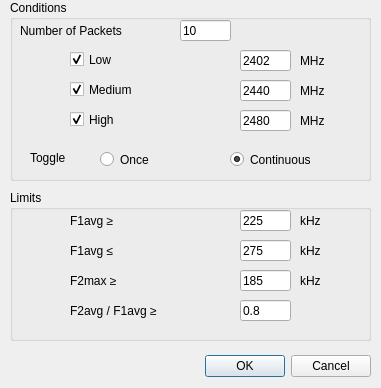
<?xml version="1.0" encoding="UTF-8"?>
<ui version="4.0">
 <class>Setting_ModulationCharacteristic</class>
 <widget class="QDialog" name="Setting_ModulationCharacteristic">
  <property name="geometry">
   <rect>
    <x>0</x>
    <y>0</y>
    <width>381</width>
    <height>388</height>
   </rect>
  </property>
  <property name="windowTitle">
   <string>Dialog</string>
  </property>
  <widget class="QGroupBox" name="group_Conditions">
   <property name="geometry">
    <rect>
     <x>10</x>
     <y>0</y>
     <width>361</width>
     <height>181</height>
    </rect>
   </property>
   <property name="title">
    <string>Conditions</string>
   </property>
   <widget class="QLabel" name="label">
    <property name="geometry">
     <rect>
      <x>10</x>
      <y>20</y>
      <width>141</width>
      <height>21</height>
     </rect>
    </property>
    <property name="text">
     <string>Number of Packets</string>
    </property>
   </widget>
   <widget class="QLineEdit" name="le_PacketsNumber">
    <property name="geometry">
     <rect>
      <x>170</x>
      <y>20</y>
      <width>51</width>
      <height>21</height>
     </rect>
    </property>
    <property name="text">
     <string>10</string>
    </property>
   </widget>
   <widget class="QCheckBox" name="checkBox">
    <property name="geometry">
     <rect>
      <x>60</x>
      <y>50</y>
      <width>91</width>
      <height>19</height>
     </rect>
    </property>
    <property name="text">
     <string>Low</string>
    </property>
    <property name="checked">
     <bool>true</bool>
    </property>
   </widget>
   <widget class="QCheckBox" name="checkBox_2">
    <property name="geometry">
     <rect>
      <x>60</x>
      <y>80</y>
      <width>91</width>
      <height>19</height>
     </rect>
    </property>
    <property name="text">
     <string>Medium</string>
    </property>
    <property name="checked">
     <bool>true</bool>
    </property>
   </widget>
   <widget class="QCheckBox" name="checkBox_3">
    <property name="geometry">
     <rect>
      <x>60</x>
      <y>110</y>
      <width>91</width>
      <height>19</height>
     </rect>
    </property>
    <property name="acceptDrops">
     <bool>false</bool>
    </property>
    <property name="text">
     <string>High</string>
    </property>
    <property name="checked">
     <bool>true</bool>
    </property>
    <property name="tristate">
     <bool>false</bool>
    </property>
   </widget>
   <widget class="QLineEdit" name="le_Low">
    <property name="geometry">
     <rect>
      <x>230</x>
      <y>50</y>
      <width>51</width>
      <height>21</height>
     </rect>
    </property>
    <property name="text">
     <string>2402</string>
    </property>
   </widget>
   <widget class="QLineEdit" name="le_Medium">
    <property name="geometry">
     <rect>
      <x>230</x>
      <y>80</y>
      <width>51</width>
      <height>21</height>
     </rect>
    </property>
    <property name="text">
     <string>2440</string>
    </property>
   </widget>
   <widget class="QLineEdit" name="le_High">
    <property name="geometry">
     <rect>
      <x>230</x>
      <y>110</y>
      <width>51</width>
      <height>21</height>
     </rect>
    </property>
    <property name="text">
     <string>2480</string>
    </property>
   </widget>
   <widget class="QLabel" name="label_2">
    <property name="geometry">
     <rect>
      <x>290</x>
      <y>50</y>
      <width>41</width>
      <height>21</height>
     </rect>
    </property>
    <property name="text">
     <string>MHz</string>
    </property>
   </widget>
   <widget class="QLabel" name="label_3">
    <property name="geometry">
     <rect>
      <x>290</x>
      <y>80</y>
      <width>41</width>
      <height>21</height>
     </rect>
    </property>
    <property name="text">
     <string>MHz</string>
    </property>
   </widget>
   <widget class="QLabel" name="label_4">
    <property name="geometry">
     <rect>
      <x>290</x>
      <y>110</y>
      <width>41</width>
      <height>21</height>
     </rect>
    </property>
    <property name="text">
     <string>MHz</string>
    </property>
   </widget>
   <widget class="QLabel" name="label_7">
    <property name="geometry">
     <rect>
      <x>20</x>
      <y>150</y>
      <width>72</width>
      <height>15</height>
     </rect>
    </property>
    <property name="text">
     <string>Toggle</string>
    </property>
   </widget>
   <widget class="QRadioButton" name="rbtn_Once">
    <property name="geometry">
     <rect>
      <x>90</x>
      <y>150</y>
      <width>115</width>
      <height>19</height>
     </rect>
    </property>
    <property name="text">
     <string>Once</string>
    </property>
   </widget>
   <widget class="QRadioButton" name="rbtn_Continuous">
    <property name="geometry">
     <rect>
      <x>220</x>
      <y>150</y>
      <width>115</width>
      <height>19</height>
     </rect>
    </property>
    <property name="text">
     <string>Continuous</string>
    </property>
    <property name="checked">
     <bool>true</bool>
    </property>
   </widget>
  </widget>
  <widget class="QDialogButtonBox" name="buttonBox_2">
   <property name="geometry">
    <rect>
     <x>30</x>
     <y>350</y>
     <width>341</width>
     <height>32</height>
    </rect>
   </property>
   <property name="orientation">
    <enum>Qt::Horizontal</enum>
   </property>
   <property name="standardButtons">
    <set>QDialogButtonBox::Cancel|QDialogButtonBox::Ok</set>
   </property>
  </widget>
  <widget class="QGroupBox" name="group_Limits">
   <property name="geometry">
    <rect>
     <x>10</x>
     <y>190</y>
     <width>361</width>
     <height>151</height>
    </rect>
   </property>
   <property name="title">
    <string>Limits</string>
   </property>
   <widget class="QLabel" name="label_5">
    <property name="geometry">
     <rect>
      <x>60</x>
      <y>20</y>
      <width>141</width>
      <height>21</height>
     </rect>
    </property>
    <property name="text">
     <string>F1avg ≥</string>
    </property>
   </widget>
   <widget class="QLineEdit" name="le_OverF1avg">
    <property name="geometry">
     <rect>
      <x>230</x>
      <y>20</y>
      <width>51</width>
      <height>21</height>
     </rect>
    </property>
    <property name="text">
     <string>225</string>
    </property>
   </widget>
   <widget class="QLineEdit" name="le_LessF1avg">
    <property name="geometry">
     <rect>
      <x>230</x>
      <y>50</y>
      <width>51</width>
      <height>21</height>
     </rect>
    </property>
    <property name="text">
     <string>275</string>
    </property>
   </widget>
   <widget class="QLineEdit" name="le_LessF2max">
    <property name="geometry">
     <rect>
      <x>230</x>
      <y>80</y>
      <width>51</width>
      <height>21</height>
     </rect>
    </property>
    <property name="text">
     <string>185</string>
    </property>
   </widget>
   <widget class="QLabel" name="label_6">
    <property name="geometry">
     <rect>
      <x>290</x>
      <y>20</y>
      <width>41</width>
      <height>21</height>
     </rect>
    </property>
    <property name="text">
     <string>kHz</string>
    </property>
   </widget>
   <widget class="QLabel" name="label_9">
    <property name="geometry">
     <rect>
      <x>60</x>
      <y>50</y>
      <width>141</width>
      <height>21</height>
     </rect>
    </property>
    <property name="text">
     <string>F1avg ≤</string>
    </property>
   </widget>
   <widget class="QLabel" name="label_10">
    <property name="geometry">
     <rect>
      <x>60</x>
      <y>80</y>
      <width>151</width>
      <height>21</height>
     </rect>
    </property>
    <property name="text">
     <string>F2max ≥</string>
    </property>
   </widget>
   <widget class="QLabel" name="label_11">
    <property name="geometry">
     <rect>
      <x>290</x>
      <y>50</y>
      <width>41</width>
      <height>21</height>
     </rect>
    </property>
    <property name="text">
     <string>kHz</string>
    </property>
   </widget>
   <widget class="QLabel" name="label_12">
    <property name="geometry">
     <rect>
      <x>290</x>
      <y>80</y>
      <width>41</width>
      <height>21</height>
     </rect>
    </property>
    <property name="text">
     <string>kHz</string>
    </property>
   </widget>
   <widget class="QLabel" name="label_13">
    <property name="geometry">
     <rect>
      <x>60</x>
      <y>110</y>
      <width>151</width>
      <height>21</height>
     </rect>
    </property>
    <property name="text">
     <string>F2avg / F1avg ≥</string>
    </property>
   </widget>
   <widget class="QLineEdit" name="le_OverF2avgOrF1avg">
    <property name="geometry">
     <rect>
      <x>230</x>
      <y>110</y>
      <width>51</width>
      <height>21</height>
     </rect>
    </property>
    <property name="text">
     <string>0.8</string>
    </property>
   </widget>
  </widget>
 </widget>
 <resources/>
 <connections/>
</ui>
